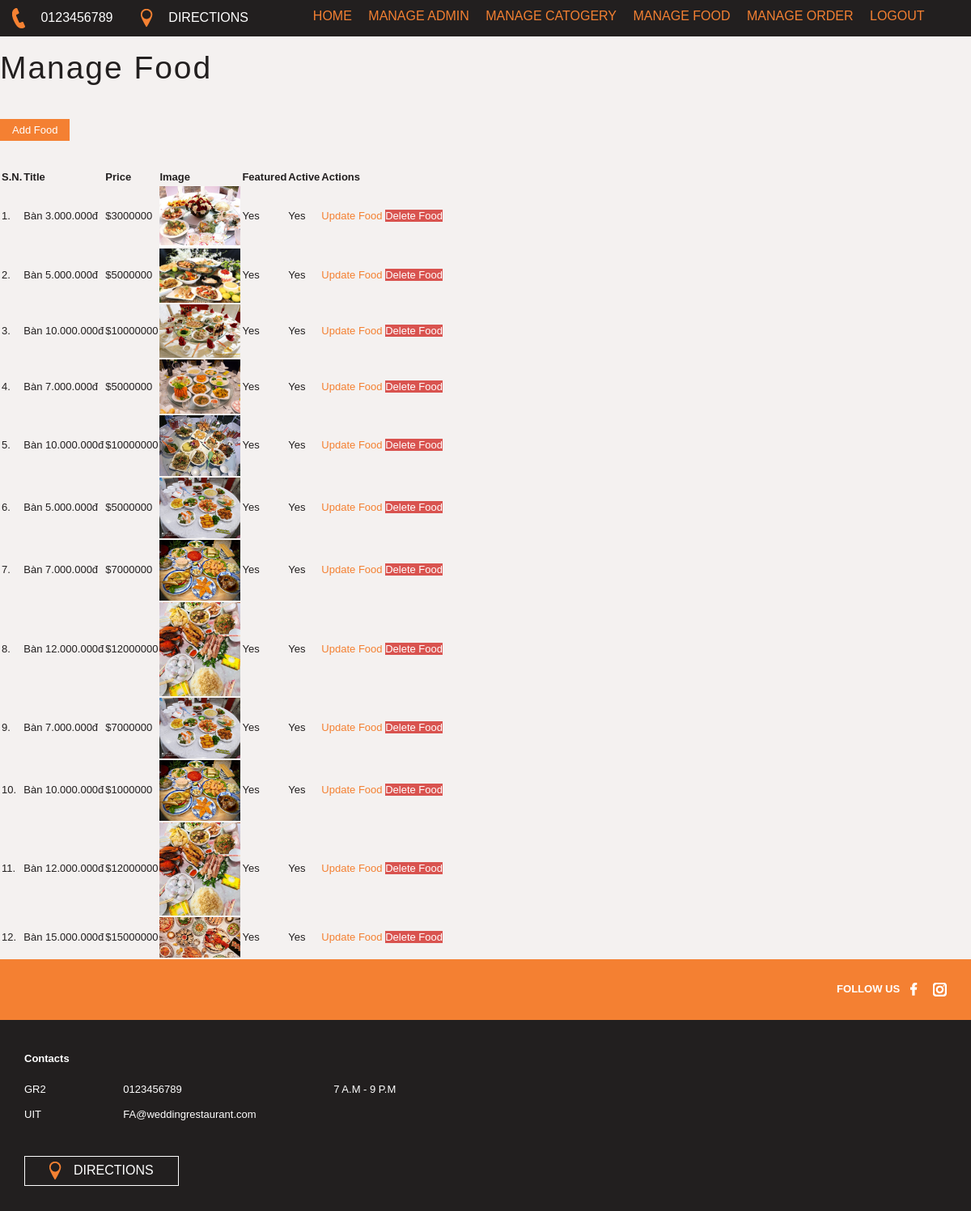
The page /weddinghall/admin/manage-food.php (signed in) on the database its author committed.
### tables this page shows
CREATE TABLE `tbl_food` (
  `id` int(10) UNSIGNED NOT NULL,
  `title` varchar(100) NOT NULL,
  `description` text NOT NULL,
  `price` int(100) NOT NULL,
  `image_name` varchar(255) NOT NULL,
  `category_id` int(10) UNSIGNED NOT NULL,
  `featured` varchar(10) NOT NULL,
  `active` varchar(10) NOT NULL
);

### weddinghall/admin/manage-food.php (the view, shortened to what this page needs)
<?php include('partials/menu.php'); ?>
<div class="main-content">
    <div class="wrapper">
        <h1>Manage Food</h1>
        <br /><br />
                <a href="<?php echo SITEURL; ?>admin/add-food.php" class="btn-primary">Add Food</a>
                <br /><br /><br />
                <table class="tbl-full">
                    <tr>
                        <th>S.N.</th>
                        <th>Title</th>
                        <th>Price</th>
                        <th>Image</th>
                        <th>Featured</th>
                        <th>Active</th>
                        <th>Actions</th>
                    </tr>
                    <?php
                        $sql = "SELECT * FROM tbl_food";
                        $res = mysqli_query($conn, $sql);
                        $count = mysqli_num_rows($res);
                        $sn=1;
                        if($count>0)
                        {
                            while($row=mysqli_fetch_assoc($res))
                            {
                                $id = $row['id'];
                                $title = $row['title'];
                                $price = $row['price'];
                                $image_name = $row['image_name'];
                                $featured = $row['featured'];
                                $active = $row['active'];
                                ?>
                                <tr>
                                    <td><?php echo $sn++; ?>. </td>
                                    <td><?php echo $title; ?></td>
                                    <td>$<?php echo $price; ?></td>
                                    <td>
                                        <?php
                                            if($image_name=="")
                                            {
                                                echo "<div class='error'>Image not Added.</div>";
                                            }
                                            else
                                            {
                                                ?>
                                                <img src="<?php echo SITEURL; ?>images/food/<?php echo $image_name; ?>" width="100px">
                                                <?php
                                            }
                                        ?>
                                    </td>
                                    <td><?php echo $featured; ?></td>
                                    <td><?php echo $active; ?></td>
                                    <td>
                                        <a href="<?php echo SITEURL; ?>admin/update-food.php?id=<?php echo $id; ?>" class="btn-secondary">Update Food</a>
                                        <a href="<?php echo SITEURL; ?>admin/delete-food.php?id=<?php echo $id; ?>&image_name=<?php echo $image_name; ?>" class="btn-danger">Delete Food</a>
                                    </td>
                                </tr>
                                <?php
                            }
                        }
                        else
                        {
                            echo "<tr> <td colspan='7' class='error'> Food not Added Yet. </td> </tr>";
                        }
                    ?>
                </table>
    </div>
</div>
<?php include('partials/footer.php'); ?>

### weddinghall/admin/partials/menu.php (shortened to what this page needs)
<!DOCTYPE html>
<html lang="en">
<head>
    <link rel="stylesheet" href="../css/cookieconsent.min.css">
    <link rel="stylesheet" href="../css/style.css">
    <link rel="stylesheet" href="../css./styles.css">
</head>
<body>
    <header>
        <div class="black-area">
            <div class="container-fluid">
                <div class="row">
                    <div class="col-md-12">
                        <a href="tel:0123456789">
                            <img src="../images/phone-icon.png" alt="Phone">
                            <span class="hidden-xs">0123456789</span>
                        </a>
                        <a href="https://www.google.pt/maps/place/Tr%C6%B0%E1%BB%9Dng+%C4%90%E1%BA%A1i+h%E1%BB%8Dc+C%C3%B4ng+ngh%E1%BB%87+Th%C3%B4ng+tin+%C4%90HQG+TP.HCM/@10.8700089,106.8008654,17z/data=!3m1!4b1!4m5!3m4!1s0x317527587e9ad5bf:0xafa66f9c8be3c91!8m2!3d10.8700089!4d106.8030541"
                            target="_blank">
                            <img src="../images/directions-icon.png" alt="directions">
                            <span>directions</span>
                        </a>
                        <div class="social">
                            <a href=" ./index.php">Home</a>
                            <a href="manage-admin.php">manage admin</a>
                            <a href="manage-category.php">manage catogery</a>
                            <a href="manage-food.php">manage food </a>
                            <a href="manage-order.php">manage order</a>
                            <a href="logout.php">Logout</a>
                        </div>
                    </div>
                </div>
            </div>
        </div>
        <div class="nav-menu">
            <div class="container">
                <div class="row">
                    <div class="col-md-12">
                        <nav class="navbar navbar-default">
                        </nav>
                    </div>
                </div>
            </div>
        </div>
    </header>

### weddinghall/admin/partials/footer.php (shortened to what this page needs)
<footer>
    <div class="green-area">
        <div class="container">
            <div class="row">
                <div class="col-sm-8">
                </div>
                <div class="col-sm-4 social text-right">
                    <span>follow us</span>
                    <a href="https://www.facebook.com/vietkitoo.01072001" target="_blank"><img
                            src="../images/facebook-white.png" alt="Facebook"></a>
                    <a href="https://www.instagram.com/foodysaigon/" target="_blank"><img
                            src="../images/insta-white.png" alt="Instagram"></a>
                </div>
            </div>
        </div>
    </div>
    <div class="black-area">
        <div class="container">
            <div class="row">
                <div class="col-md-3">
                    <h5>Contacts</h5>
                </div>
            </div>
            <div class="row">
                <div class="col-md-12">
                    <div class="contact-footer">
                        <p>GR2</p>
                        <p>UIT</p>
                    </div>
                    <div class="contact-footer">
                        <a>0123456789</a>
                        <a>FA@weddingrestaurant.com</a>
                    </div>
                    <div class="contact-footer">
                        <p>7 A.M - 9 P.M</p>
                        <p>&nbsp;</p>
                        <p>&nbsp;</p>
                    </div>
                </div>
            </div>
            <div class="row">
                <div class="col-xs-12">
                    <div class="flex-content flex-content--footer">
                        <div class="contact-footer">
                            <a href="https://www.google.pt/maps/place/Tr%C6%B0%E1%BB%9Dng+%C4%90%E1%BA%A1i+h%E1%BB%8Dc+C%C3%B4ng+ngh%E1%BB%87+Th%C3%B4ng+tin+%C4%90HQG+TP.HCM/@10.8700089,106.8008654,17z/data=!3m1!4b1!4m5!3m4!1s0x317527587e9ad5bf:0xafa66f9c8be3c91!8m2!3d10.8700089!4d106.8030541"
                                class="btn btn-default" target="_blank"><img src="../images/directions-icon.png"
                                    alt="directions">directions</a>
                        </div>
                    </div>
                </div>
            </div>
        </div>
    </div>
</footer>
</body>
</html>

### weddinghall/css/style.css (style rules this page uses)
* { margin: 0 0; padding: 0 0; font-family: Arial, Helvetica, sans-serif; }
.container { width: 80%; margin: 0 auto; padding: 1%; }
.text-right { text-align: right; }
a { color: #ff6b81; text-decoration: none; }
.btn { padding: 1%; border: none; font-size: 1rem; border-radius: 5px; }
.btn-primary { background-color: #ff6b81; color: white; cursor: pointer; }

### rows shown on the page
tbl_food: title "Bàn 3.000.000đ", price "3000000", image_name (picture), featured "Yes", active "Yes"
tbl_food: title "Bàn 5.000.000đ", price "5000000", image_name (picture), featured "Yes", active "Yes"
tbl_food: title "Bàn 10.000.000đ", price "10000000", image_name (picture), featured "Yes", active "Yes"
tbl_food: title "Bàn 7.000.000đ", price "5000000", image_name (picture), featured "Yes", active "Yes"
tbl_food: title "Bàn 10.000.000đ", price "10000000", image_name (picture), featured "Yes", active "Yes"
tbl_food: title "Bàn 5.000.000đ", price "5000000", image_name (picture), featured "Yes", active "Yes"
tbl_food: title "Bàn 7.000.000đ", price "7000000", image_name (picture), featured "Yes", active "Yes"
tbl_food: title "Bàn 12.000.000đ", price "12000000", image_name (picture), featured "Yes", active "Yes"
tbl_food: title "Bàn 7.000.000đ", price "7000000", image_name (picture), featured "Yes", active "Yes"
tbl_food: title "Bàn 10.000.000đ", price "1000000", image_name (picture), featured "Yes", active "Yes"
tbl_food: title "Bàn 12.000.000đ", price "12000000", image_name (picture), featured "Yes", active "Yes"
tbl_food: title "Bàn 15.000.000đ", price "15000000", image_name (picture), featured "Yes", active "Yes"
